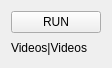
<?xml version="1.0" encoding="UTF-8"?>
<ui version="4.0">
 <class>floatWindows</class>
 <widget class="QWidget" name="floatWindows">
  <property name="geometry">
   <rect>
    <x>0</x>
    <y>0</y>
    <width>112</width>
    <height>68</height>
   </rect>
  </property>
  <property name="windowTitle">
   <string>QuickBtn</string>
  </property>
  <layout class="QVBoxLayout" name="verticalLayout">
   <item>
    <widget class="QPushButton" name="runBtn">
     <property name="text">
      <string>RUN</string>
     </property>
    </widget>
   </item>
   <item>
    <widget class="QLabel" name="profileLabel">
     <property name="maximumSize">
      <size>
       <width>100</width>
       <height>20</height>
      </size>
     </property>
     <property name="text">
      <string>Videos|Videos</string>
     </property>
    </widget>
   </item>
  </layout>
 </widget>
 <resources/>
 <connections/>
</ui>
